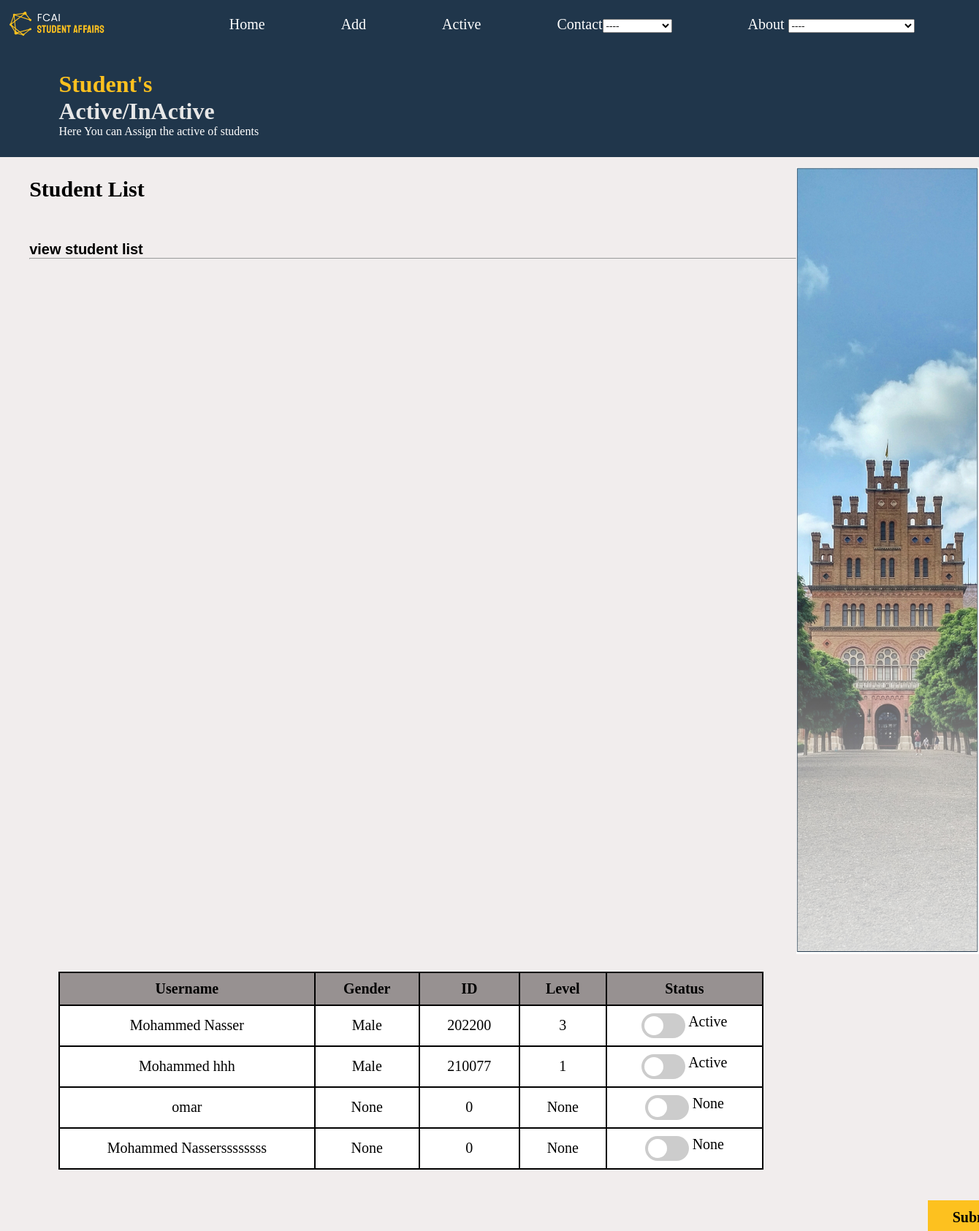
The page /isActive/ on the database its author committed.
### rolls/models.py (models this page shows)
class Student(models.Model):
    i = [
        ('Male', 'Male'),
        ('Female', 'Female')
    ]
    x = [
        ('Active', 'Active'),
        ('Inactive', 'Inactive')
    ]
    l = [
        ('1', '1'),
        ('2', '2'),
        ('3', '3'),
        ('4', '4'),
    ]
    d = [
        ('CS', 'CS'),
        ('IS', 'IS'),
        ('AI', 'AI'),
        ('IT', 'IT'),
        ('DS', 'DS'),
    ]
    sNo= models.IntegerField(default=1)
    name = models.CharField(max_length=50, null=True)
    gender = models.CharField(max_length=100, null=True, blank=True, choices=i)
    status = models.CharField(max_length=100, null=True, blank=True, choices=x)
    level = models.CharField(max_length=100, null=True, blank=True, choices=l)
    department = models.CharField(
        max_length=100, null=True, blank=True, choices=d)
    gpa = models.DecimalField(max_digits=3, decimal_places=2, default=0.0)
    mobile = models.CharField(max_length=11, default=0)
    idenNum = models.IntegerField(default=0)
    email = models.EmailField(max_length=200, default='')
    date = models.DateTimeField(default=timezone.now)

### rolls/views.py (the view)
# urls.py: path('isActive/', views.active, name='active'),
def active(request):
    context={
        'student':Student.objects.all(),
    }
    return render(request, 'pages/activeInActive.html',context)

### rolls/templates/pages/activeInActive.html (shortened to what this page needs)
{% load static %}
<!DOCTYPE html>
<html lang="eng">
<head>
    <link rel="stylesheet" href="{% static 'CSSPages/activeStyle.css' %}">
</head>
<body>
    <section class="header">
        <nav>
            <a href="search.html"><img src="../../static/assets/images/Logo.png"></a>
            <div class="nav-links">
                <ul>
                    <li><a href="{% url 'rolls:search' %}">Home</a></li>
                    <li><a href="{% url 'rolls:add' %}">Add</a></li>
                    <li><a href="{% url 'rolls:active' %}">Active</a></li>
                    <li><a href="">Contact</a><select name=Nnum>
                        <option value="----">----</option>
                    </select></li>
                    <li><a href="">About </a><select name="info">
                        <option value="----">----</option>
                        </select></li>
                </ul>
            </div>
        </nav>
    </section>
    <div class="Text-box">
        <h1 id="first">Student's <br></h1>
        <h1 id="second">Active/InActive</h1>
        <p>Here You can Assign the active of students</p>
    </div>
    <div class="campus-col">
        <img src="../../static/assets/images/longimage.jpg">
        <button onclick="submit()" class="btn">Submit</button>
    </div>
    <div class="student-list">
        <h2>Student List</h2>
    </div>
    <table>
        <h3>view student list
            <hr>
        </h3>
        <tr>
            <th> Username</th>
            <th>Gender</th>
            <th>ID</th>
            <th>Level</th>
            <th>Status</th>
        </tr>
        {% for s in student%}
        <tbody>
            <tr>
                <td>{{s.name}}</td>
                <td>{{s.gender}}</td>
                <td>{{s.idenNum}}</td>
                <td>{{s.level}}</td>
                <td>
                    <label class="switch">
                        <span class="slider round"></span>
                    </label>
                   {{s.status}}
                </td>
            </tr>
        </tbody>
        {% endfor %}
</body>
</html>

### rolls/static/CSSPages/activeStyle.css (style rules this page uses)
* { margin: 0; padding: 0; font-family: 'Poppins'; }
body { background-color: #f1eded; font-weight: 100; }
nav { display: flex; padding: 1% 1%; justify-content: space-between; align-items: center; background-color: #20364b; font-family: 'Gill Sans', 'Gill Sans MT', Calibri, 'Trebuchet MS', sans-serif; }
nav img { width: 130px; }
.nav-links { list-style: none; text-align: center; padding: 9px 25px; }
.nav-links ul li { display: inline-block; padding: 0px 50px; }
.nav-links ul li a { color: white; font-size: 20px; font-family: 'poppins'; src: url("Font/Poppins-Bold.ttf"); text-decoration: none; }
.nav-links ul li::after { content: ''; width: 0%; height: 2px; background: #fdc11f; display: block; margin: auto; transition: 0.4s; }
.Text-box { background-color: #20364b; padding: 2% 6%; justify-content: space-between; align-items: center; }
#first { text-align: left; color: #fdc11f; font-weight: 900; }
#second { text-align: left; color: #e7e7e7; font-weight: 900; }
p { color: white; }
.student-list, h3 { font-family: Arial, Helvetica, sans-serif; background-color: #f1eded; text-align: left; font-size: 20px; padding: 2% 3%; justify-content: space-between; }
table { border-collapse: collapse; overflow: auto; width: 72%; height: 100%; text-align: center; border: 2px solid black; margin: 10px 80px; padding-top: 50px; float: left; justify-content: space-between; font-weight: 400; }
td, th { border-bottom: 1px solid #dddddd; padding: 10px 20px; text-align: center; border-collapse: collapse; border: 2px solid black; }
th { background: #979191; color: black; font-size: 20px; }
td { font-size: 20px; text-align: center; }
tr:nth-child(odd) { background-color: white; }
.switch { position: relative; display: inline-block; width: 60px; height: 34px; }
.slider { position: absolute; cursor: pointer; top: 0; left: 0; right: 0; bottom: 0; background-color: #ccc; -webkit-transition: .4s; transition: .4s; }
.slider:before { position: absolute; content: ""; height: 26px; width: 26px; left: 4px; bottom: 4px; background-color: white; -webkit-transition: .4s; transition: .4s; }
.slider.round { border-radius: 34px; }
.slider.round:before { border-radius: 50%; }
.campus-col img { float: right; width: 250px; height: 100%; align-items: center; padding: 1% 0%; }
.btn { text-decoration: none; color: black; float: right; padding: 12px 34px; background: transparent; position: absolute; cursor: pointer; top: 50%; right: 50%; transform: translate(730px, 800px); background-color: #fdc11f; color: black; font-size: 20px; font-weight: bold; border: none; }

### rows shown on the page
Student: name "Mohammed Nasser", gender "Male", idenNum "202200", level "3", status "Active"
Student: name "Mohammed hhh", gender "Male", idenNum "210077", level "1", status "Active"
Student: name "omar", gender "None", idenNum "0", level "None", status "None"
Student: name "Mohammed Nasserssssssss", gender "None", idenNum "0", level "None", status "None"
